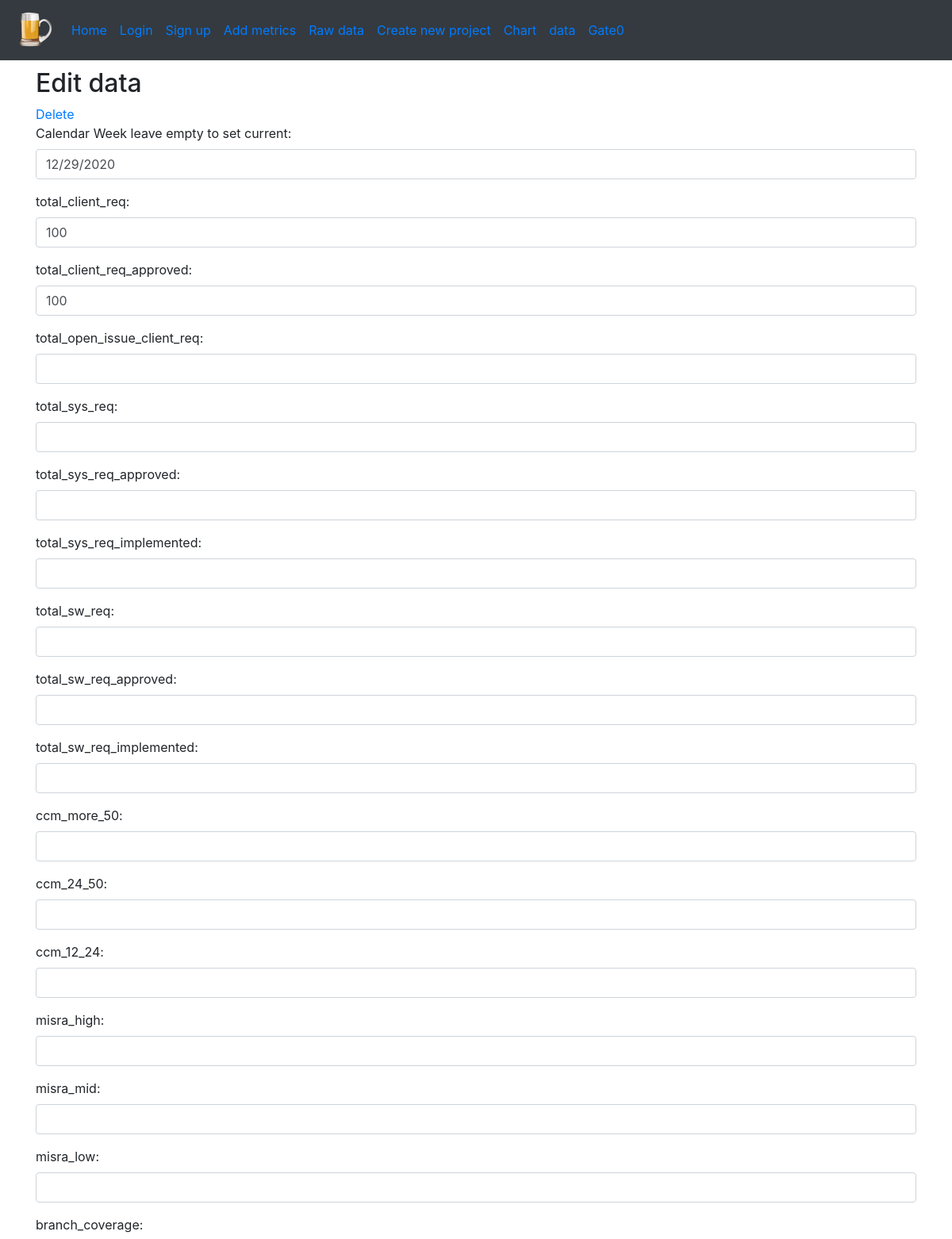
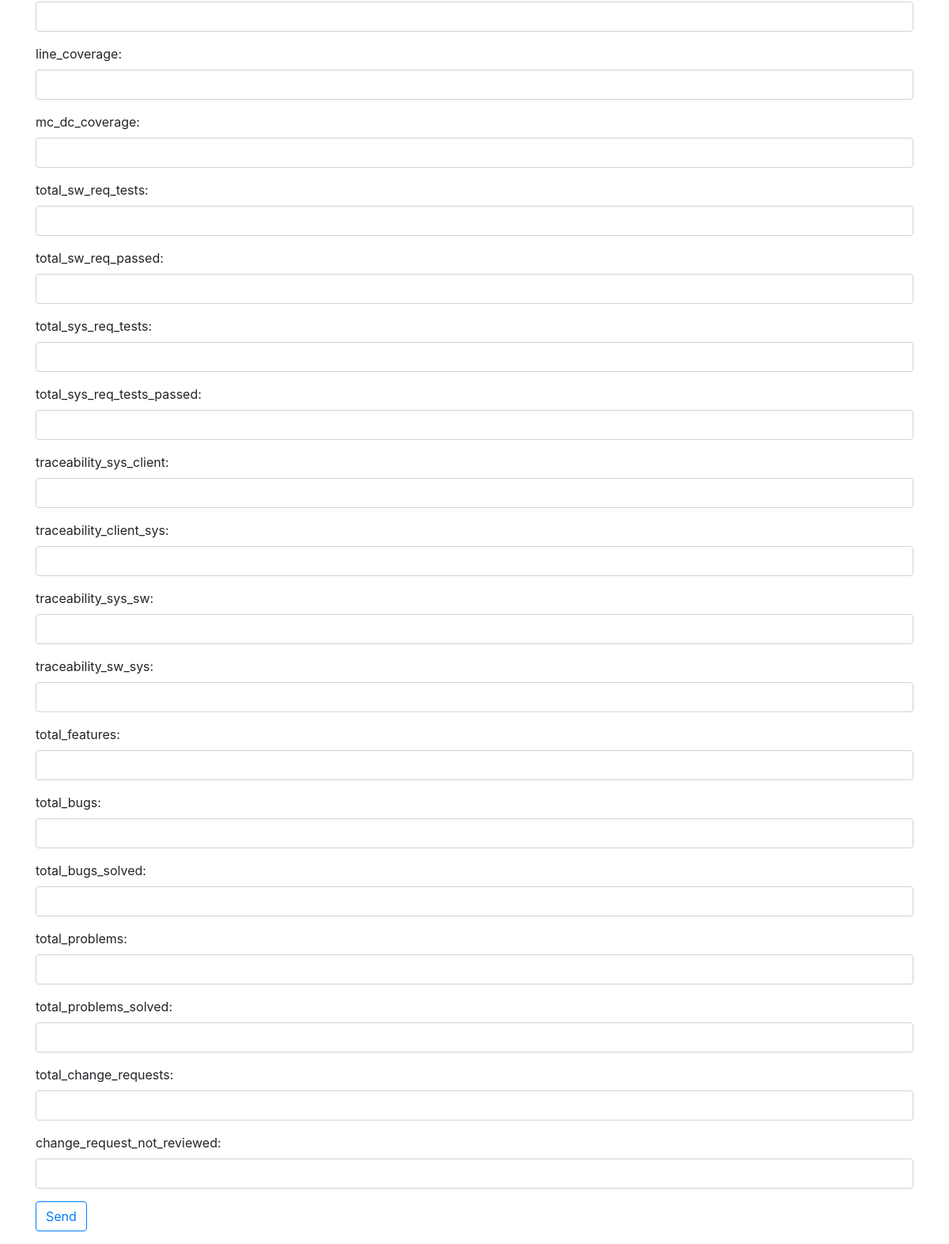
/metrics/edit/4, run on the app's committed database (2 pictures, top to bottom).
### spice_status/models/workbook_models.py (models this page shows, shortened)
class Workbook(db.Model):
    id = db.Column(db.Integer, primary_key=True)
    cw = db.Column(db.String)
    total_client_req = db.Column(db.Integer)
    total_client_req_approved = db.Column(db.Integer)
    total_open_issue_client_req = db.Column(db.Integer)
    total_sys_req = db.Column(db.Integer)
    total_sys_req_approved = db.Column(db.Integer)
    total_sys_req_implemented = db.Column(db.Integer)
    total_sw_req = db.Column(db.Integer)
    total_sw_req_approved = db.Column(db.Integer)
    total_sw_req_implemented = db.Column(db.Integer)
    ccm_more_50 = db.Column(db.Integer)
    ccm_24_50 = db.Column(db.Integer)
    ccm_12_24 = db.Column(db.Integer)
    misra_high = db.Column(db.Integer)
    misra_mid = db.Column(db.Integer)
    misra_low = db.Column(db.Integer)
    branch_coverage = db.Column(db.Float)
    line_coverage = db.Column(db.Float)
    mc_dc_coverage = db.Column(db.Float)
    total_sw_req_tests = db.Column(db.Integer)
    total_sw_req_passed = db.Column(db.Integer)
    total_sys_req_tests = db.Column(db.Integer)
    total_sys_req_tests_passed = db.Column(db.Integer)
    traceability_sys_client = db.Column(db.Integer)
    traceability_client_sys = db.Column(db.Integer)
    traceability_sys_sw = db.Column(db.Integer)
    traceability_sw_sys = db.Column(db.Integer)
    total_features = db.Column(db.Integer)
    total_bugs = db.Column(db.Integer)
    total_bugs_solved = db.Column(db.Integer)
    total_problems = db.Column(db.Integer)
    total_problems_solved = db.Column(db.Integer)
    total_change_requests = db.Column(db.Integer)
    change_request_not_reviewed = db.Column(db.Integer)
    @staticmethod
    def get_metric_by_id(idx):
        return Workbook.query.get_or_404(idx)

### spice_status/views/input_data_views.py (the view)
@bp_input.route('/edit/<int:workbook_id>', methods=["GET", "POST"])
def edit(workbook_id):
    workbook = Workbook.get_metric_by_id(workbook_id)
    form = WorkBookForm(obj=workbook)
    if form.validate_on_submit():
        form.populate_obj(workbook)
        db.session.commit()
        flash(f'Saved, description: {workbook.cw}')
        return redirect(url_for('input.raw'))
    return render_template("data_add.html", form=form, title="Edit data", workbook_id=workbook_id)

### spice_status/templates/data_add.html (shortened to what this page needs)
{% extends "partials/_one_column.html" %}
{% from "macros/form_field_macros.html" import render_field %}
{% block content %}
    <h2>{{ title }}</h2>
{% if title == "Edit data" %}
<a href="{{url_for('input.delete', workbook_id=workbook_id)}}">Delete</a>
{% endif %}
    {% with enctype = True %}
         {% include 'partials/_form.html' %}
    {% endwith %}
{% endblock %}

### spice_status/templates/macros/form_field_macros.html (shortened to what this page needs)
{% macro render_field(field) %}
<div class="form-group">
    {% with cls = "form-control is-invalid" if field.errors else "form-control" %}
        {%  if field.widget.input_type == "submit" %}
            {% set cls = "btn btn-outline-primary custom-btn" %}
        {% endif %}
        {% if field.widget.input_type == 'checkbox' %}
            {{ field }}
            {{ field.label }}
        {% else %}
            {% if field.widget.input_type != 'hidden' and field.widget.input_type != 'submit' %}
                {{ field.label(class="form-label") }}:
            {% endif %}
            {{ field(class=cls) }}
        {% endif %}
    {% endwith %}
</div>
{% endmacro %}

### data on the page
Workbook: cw "12/29/2020" "100" "100"

### other printed values
{{ title }} "Edit data"
{{ field.label(class="form-label") }} "Calendar Week leave empty to set current" "total_client_req" "total_client_req_approved" "total_open_issue_client_req" "total_sys_req" "total_sys_req_approved" "total_sys_req_implemented" "total_sw_req" "total_sw_req_approved" "total_sw_req_implemented" "ccm_more_50" "ccm_24_50" "ccm_12_24" "misra_high" "misra_mid" "misra_low" "branch_coverage" "line_coverage" "mc_dc_coverage" "total_sw_req_tests" "total_sw_req_passed" "total_sys_req_tests" "total_sys_req_tests_passed" "traceability_sys_client" "traceability_client_sys" "traceability_sys_sw" "traceability_sw_sys" "total_features" "total_bugs" "total_bugs_solved" "total_problems" "total_problems_solved" "total_change_requests" "change_request_not_reviewed"
